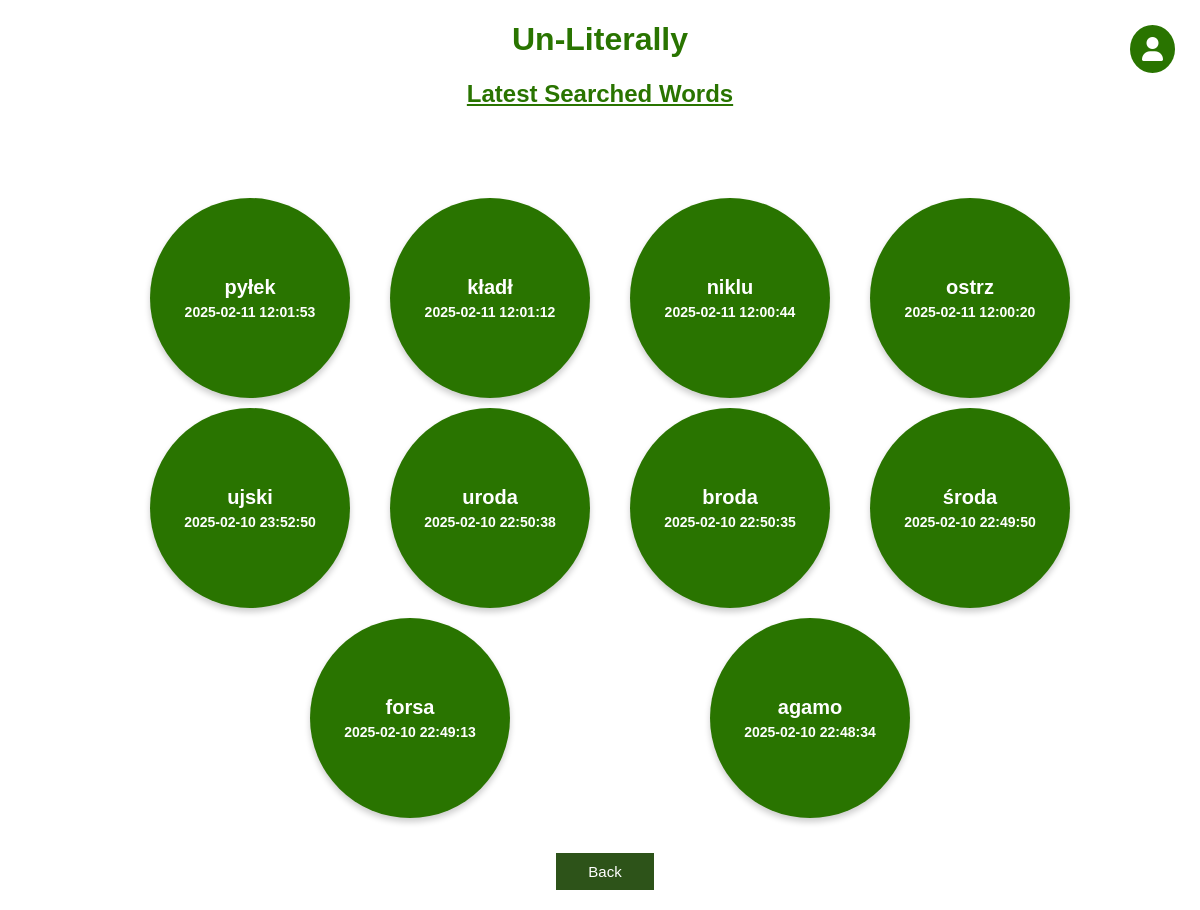
The app's page /top_10_latest_searched (signed in) with its own data.
### app.py (models this page shows, shortened)
class Word(db.Model):
    id = db.Column(db.Integer, primary_key=True)
    content = db.Column(db.String(5), nullable=False, unique=True) # the word to be exact
    searched = db.Column(db.Integer, nullable=False)
    definition = db.Column(db.String(50000), nullable=True)
    last_search = db.Column(db.DateTime, nullable=True)
    last_as_word_of_the_day = db.Column(db.DateTime, nullable=True)
    last_as_word_of_literally = db.Column(db.DateTime, nullable=True)
    source = db.Column(db.String(500), nullable=False)
    added_by = db.Column(db.String(500), nullable=False)

### app.py (the view)
@app.route('/top_10_latest_searched')
@login_required
def top_10_latest_searched():
    if current_user.role_id != 3:
        try:
            column = request.args.get('column', 'LS')
            title = request.args.get('title', 'Latest Searched Words')
            result = get_latest(column=column)
            sorted_words = sorted(result, key=lambda x: x['last_search'], reverse=True)
            return render_template('bubbles.html', words=sorted_words, title=title, previous_page='bubble', column=column)
        except Exception as e:
            title = 'There was an issue dispaying plot'
            log_events(flag='ER?', title=title, description=e)
            return render_template('error_page.html', message=title)
    else:
        title = 'permission to see analysis module'
        log_events(flag='ER!', title=f'No {title}', description=None)
        return render_template('error_page.html', message=f'You dont have {title}')

### app.py (called while the page is built)
@login_manager.user_loader
def load_user(user_id):
    return User.query.get(user_id)

### templates/bubbles.html (shortened to what this page needs)
{% extends 'base.html' %}
{% block head %}
<link rel="stylesheet" href="https://cdnjs.cloudflare.com/ajax/libs/font-awesome/6.0.0-beta3/css/all.min.css">
{% endblock %}
{% block body %}
<div class="name">
    <h1 style="text-align: center; color: #297400; font-family: Arial; font-weight: bold;">Un-Literally</h1>
    <h2 style="text-align: center; color: #297400; text-decoration: underline; font-family: Arial; font-weight: bold;">{{ title }}</h2>
</div>
<div class="container_column">
    <div class="circle-container">
        {% for word in words %}
        <div class="circle-wrapper">
            <a href="/show/word_{{ word['id'] }}/{{ previous_page }}"></a>
            <div class="circle">
                <div class="content">{{ word['content'] }}</div>
                {% if column == 'LS' %}
                    <div class="date">{{ word['last_search'].strftime("%Y-%m-%d %H:%M:%S") }}</div>
                {% elif column == 'LWL' %}
                    <div class="date">{{ word['last_as_word_of_literally'].strftime("%Y-%m-%d %H:%M:%S") }}</div>
                {% elif column == 'LWD' %}
                    <div class="date">{{ word['last_as_word_of_the_day'].strftime("%Y-%m-%d %H:%M:%S") }}</div>
                {% endif %}
            </div>
        </div>
        {% endfor %}
    </div>
</div>
<div class="container_column">
    <button class="back_button" onclick="window.location='/analysis_bubbles_menu'" style="margin-left: 10px; margin-top: 25px;">Back</button>
</div>
<div class="user-dropdown-container">
    <button class="user-icon" onclick="toggleDropdown()">
        <i class="fas fa-user"></i>
    </button>
</div>
{% endblock %}

### static/css/main.css (style rules this page uses)
body, html { margin: 0; font-family: sans-serif; background-color: #FFFFFF; }
.name { margin: 0 auto; width: 400px; }
.container_column { max-width: 800px; margin: auto; padding: 20px; display: flex; flex-wrap: wrap; justify-content: center; }
.back_button { background-color: #2d5319; border: none; color: white; padding: 10px 32px; text-align: center; text-decoration: none; display: inline-block; font-size: 15px; margin: 7px 0px 0px 0px; cursor: pointer; }
.container_column { display: flex; flex-direction: column; align-items: center; padding: 20px; margin: auto; max-width: 1000px; width: 90%; box-sizing: border-box; }
button { padding: 10px 20px; font-size: 16px; border: none; cursor: pointer; transition: background-color 0.3s; }
button, input[type="submit"] { padding: 15px 40px; font-size: 18px; border: none; cursor: pointer; transition: background-color 0.3s; }
.user-dropdown-container { position: absolute; top: 25px; right: 25px; }
.user-icon { background-color: #297400; color: white; border: none; padding: 12px; border-radius: 50%; font-size: 24px; cursor: pointer; display: flex; align-items: center; justify-content: center; }

### templates/bubbles.html (style rules this page uses)
.circle-container { display: flex; flex-wrap: wrap; justify-content: space-evenly; gap: 30px; margin-top: 20px; margin-bottom: 20px; }
.circle-wrapper { position: relative; width: 180px; height: 180px; }
.circle { width: 100%; height: 100%; border-radius: 50%; background-color: #297400; color: white; display: flex; flex-direction: column; justify-content: center; align-items: center; font-size: 16px; font-weight: bold; text-align: center; padding: 10px; box-shadow: 0px 4px 6px rgba(0, 0, 0, 0.2); transition: transform 0.3s ease-in-out; cursor: pointer; position: relative; z-index: 1; }
.circle-wrapper a { position: absolute; top: 0; left: 0; right: 0; bottom: 0; display: block; z-index: 2; }
.circle:nth-child(even) { margin-top: 30px; }
.circle .content { font-size: 20px; font-weight: bold; margin-bottom: 5px; }
.circle .date { font-size: 14px; }
a { text-decoration: none; }

### records on screen
Word: content "broda", last_search "2025-02-10 22:50:35"
Word: content "agamo", last_search "2025-02-10 22:48:34"

### other values on screen
{{ title }} "Latest Searched Words"
{{ word['content'] }} "pyłek" "kładł" "niklu" "ostrz" "ujski" "uroda" "środa" "forsa"
{{ word['last_search'].strftime("%Y-%m-%d %H:%M:%S") }} "2025-02-11 12:01:53" "2025-02-11 12:01:12" "2025-02-11 12:00:44" "2025-02-11 12:00:20" "2025-02-10 23:52:50" "2025-02-10 22:50:38" "2025-02-10 22:49:50" "2025-02-10 22:49:13"
